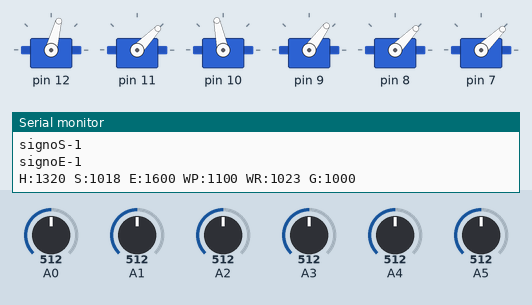
This sketch was run on a simulated Arduino Uno, built with avr-gcc and run on an emulated ATmega328P. On the bench: 6 × servo, the last lines printed to the serial monitor. The inputs (shaded band) are chosen by the test bench; at power-on: A1 = 512, A2 = 512, A5 = 512, A3 = 512, A0 = 512, A4 = 512.

Above: at 1.2 s.
1.3 s: A1 set to 716
At 2.15 s:
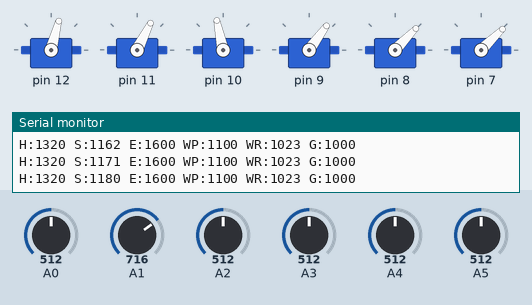
4.3 s: A2 set to 340
At 4.52 s:
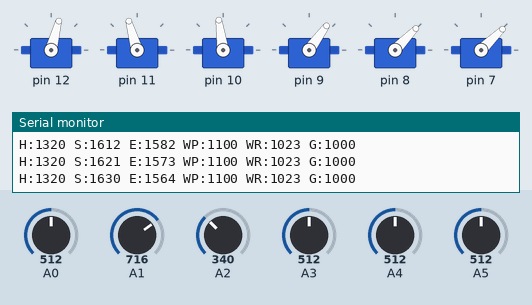
7.3 s: A2 set to 312
10.3 s: A5 set to 496
11.8 s: A5 set to 466
At 12.13 s:
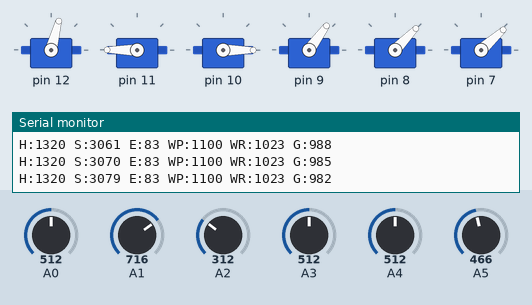
14.8 s: A3 set to 306
At 18.62 s:
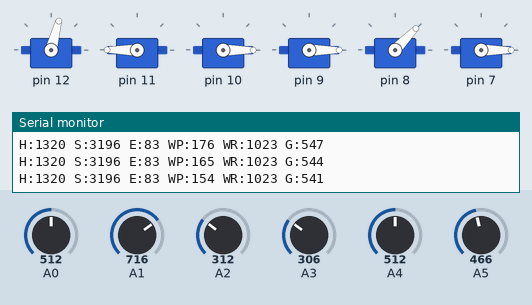
Timing chart, 0 to 18.8 s (numbered marks = the images above; inputs shaded):
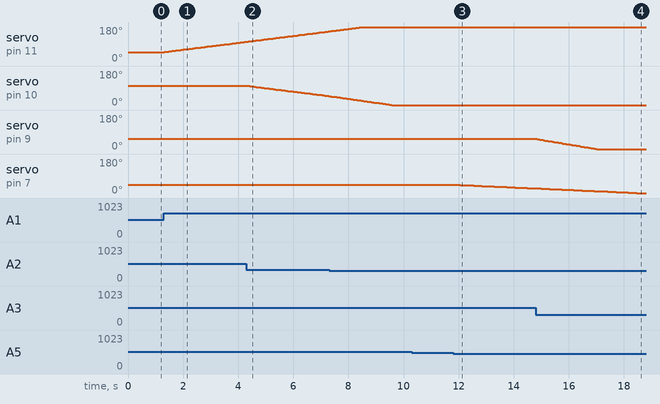

Measured:
- the behaviour switches between 482 and 481 on A5 (found by bisection; images 2 and 3)
- after the input at 1.3 s, servo on pin 11: moves from 46° to 102° over 3.0 s, starting at once
- after the input at 4.3 s, servo on pin 10: moves from 102° to 47° over 2.9 s, starting after 0.07 s
- after the input at 11.8 s, servo on pin 7: moves from 44° to 25° over 2.8 s, starting after 0.12 s
- after the input at 14.8 s, servo on pin 9: moves from 54° to 0° over 2.2 s, starting at once

The sketch:

calibraServo.ino
```cpp
// V 0.55
// Calibrado de las posiciones de los servos
// Basado en http://learn.robotgeek.com/demo-code/120-arduino-linear-actuator-tutorial-incremental-joystick-for-small-linear-actuator.html

#include <Servo.h>
#include "controlServo.h"

#define nDOF 6

// Vamos a crear una estructura para almacenar una posicion completa
struct position
{
  char name[4];
  int pos[nDOF];
};

controlServo csHip(12,A0,"H",1320,true);
controlServo csSoulder(11,A1,"S",1018);
controlServo csElbow(10,A2,"E",1600);
controlServo csWristP(9,A3,"WP",1100);
controlServo csWristR(8,A4,"WR",1023);
controlServo csGrip(7,A5,"G",1000);
controlServo servos[]={csHip,csSoulder,csElbow,csWristP,csWristR,csGrip};

void setup()
{
  Serial.begin(9600);

  for(int i=0;i<nDOF;i++)
  {    servos[i].inicializa();  }

  csSoulder.setSigno(-1);
  csElbow.setSigno(-1);
 /* csHip.inicializa();
  csSoulder.inicializa();
  csElbow.inicializa();
  csWristP.inicializa();
  csHip.inicializa();
  csGrip.inicializa();*/
}

String strStatusOld="";
void loop()
{
/*  csHip.checkControlSetServo();
  csSoulder.checkControlSetServo();
  csGrip.checkControlSetServo();
  csElbow.checkControlSetServo();
  csWristR.checkControlSetServo();
  csWristP.checkControlSetServo();*/

  String strStatus="";
  for(int i=0;i<nDOF;i++)
  {  strStatus+=servos[i].checkControlSetServo(); }
  if(strStatus!=strStatusOld)
  {
    Serial.println(strStatus);
    strStatusOld=strStatus;
  }
}
```

controlServo.h
```cpp
#include <Servo.h>
#include <Arduino.h>

// V 0.55
// Calibrado de las posiciones de los servos
// Basado en http://learn.robotgeek.com/demo-code/120-arduino-linear-actuator-tutorial-incremental-joystick-for-small-linear-actuator.html

class controlServo
{
public:

	controlServo(int pinServo,int pinControl,String id,int iPosInicial,boolean bJoys)
	{
		  bJoystick=bJoys;
          init(pinServo,pinControl,id);
          iPOS_Inicial=iPosInicial;
    }

	controlServo(int pinServo,int pinControl,String id,int iPosInicial)
	{
		  bJoystick=true;
		  iSigno=1;
          init(pinServo,pinControl,id);
          iPOS_Inicial=iPosInicial;
    }

	void init(int pinServo,int pinControl,String id)
	{
		iPinControl=pinControl;
		iPinServo=pinServo;
		iPOS_MIN=75;  //fully retracted
		iPOS_MAX=3200;
		iPOS_Inicial=1100;// (iPOS_MAX+iPOS_MIN)/2;
		strID=id;
	}

	controlServo(int pinServo,int pinControl,String id)
	{   init(pinServo,pinControl,id); 	}

	int setPosicion(int pos)
	{
		servoValue=pos;
		//usamos writeMicroseconds para hacerlo más preciso
		servo.writeMicroseconds(servoValue);
		delay(10); // waits for the servo to get to they're position before continuing
	}

	void setSigno(int signo)
	{  iSigno=signo;
           Serial.print("signo");
           Serial.print(strID);
           Serial.println(iSigno);
        }

	String getStatus()
	{  if(iSigno==-1)
            return strID+"(-):"+servoValue+" ";
           else
           return strID+":"+servoValue+" ";
         }

	String getFullStatus()  // Restamos 14 para que se vea en formato A0-A5
	{	return strID+"@"+iPinServo+", A"+(iPinControl-14)+":"+servoValue+" ";}


	void inicializa()
	{
		//initialize servos
		servo.attach(iPinServo, iPOS_MIN, iPOS_MAX);  // conectamos el servo en este pin y establecemos los valores mínimo y máximo
		setPosicion(iPOS_Inicial);
	}

	String checkControlSetServo()
	{
		if(bJoystick)
			return checkControlSetServoByJoystick();
		else
			return checkControlSetServoByPotenciometer();
	}


protected:
	// Ajuste de la zona central del joytstick para ajustar el 0
	const static int DEADBANDLOW=482;   //decrease this value if drift occurs, increase it to increase sensitivity around the center position
	const static int DEADBANDHIGH=542;  //increase this value if drift occurs, decrease it to increase sensitivity around the center position

	int iPOS_MIN;  //fully retracted
	int iPOS_MAX; //fully extended
	int iPOS_Inicial; // Initial Position (empezamos con el valor medio)

	Servo servo;    // servo

	int JSValue;             // valor  del joystick. Estará entre 0 and 1023

	int JSValueMapped;        // Se convierte el valor leido en el rango del servo

	int servoValue;   // posicion actual

	const static int speed = 25;        // velocidad a la que cambiamos la posición. Para hacerlo fino usar 1

	int iSigno;
	boolean bJoystick;
	int iPinServo; // Pin al que está conectado el servo

	int iPinControl; // Pin analógico al que se conecta el control

    String strID;

	String checkControlSetServoByJoystick()
	{
		/**************Servo Positions *******************************/
		// leemos los valores del joystick
		JSValue = analogRead(iPinControl);

		// solo actualizamos si estamos por encima de la zona central (para evitar vibraciones)
		if(JSValue > DEADBANDHIGH || JSValue < DEADBANDLOW)
		{
			JSValueMapped = map(JSValue, 0, 1023, -speed, speed); //Mapeamos el valor del joystick (0 to 1023) a (-speed to speed)
			int newValue= servoValue + iSigno*JSValueMapped; //add mapped joystick value to present Value
			if((newValue>iPOS_MIN) && (newValue<iPOS_MAX))
			{
				if(newValue!=servoValue) // Solo actualizamos si es distinto. Si hay vibraciones podemos hacer un filtrado
				{
					setPosicion(newValue);
				}
			}
		}
		return getStatus();
                //return getFullStatus();
    }


    String checkControlSetServoByPotenciometer()
	{
		/**************Servo Positions *******************************/
		// leemos los valores del joystick
		JSValue = analogRead(iPinControl);

		int newValue= map(JSValue, 0, 1023, iPOS_MIN, iPOS_MAX); //Mapeamos el valor del joystick (0 to 1023) a (iPOS_MIN to iPOS_MAX)
		if(newValue!=servoValue) // Solo actualizamos si es distinto. Si hay vibraciones podemos hacer un filtrado
		{
					setPosicion(newValue);
		}
		return getStatus();
        //return getFullStatus();
    }


};
```
